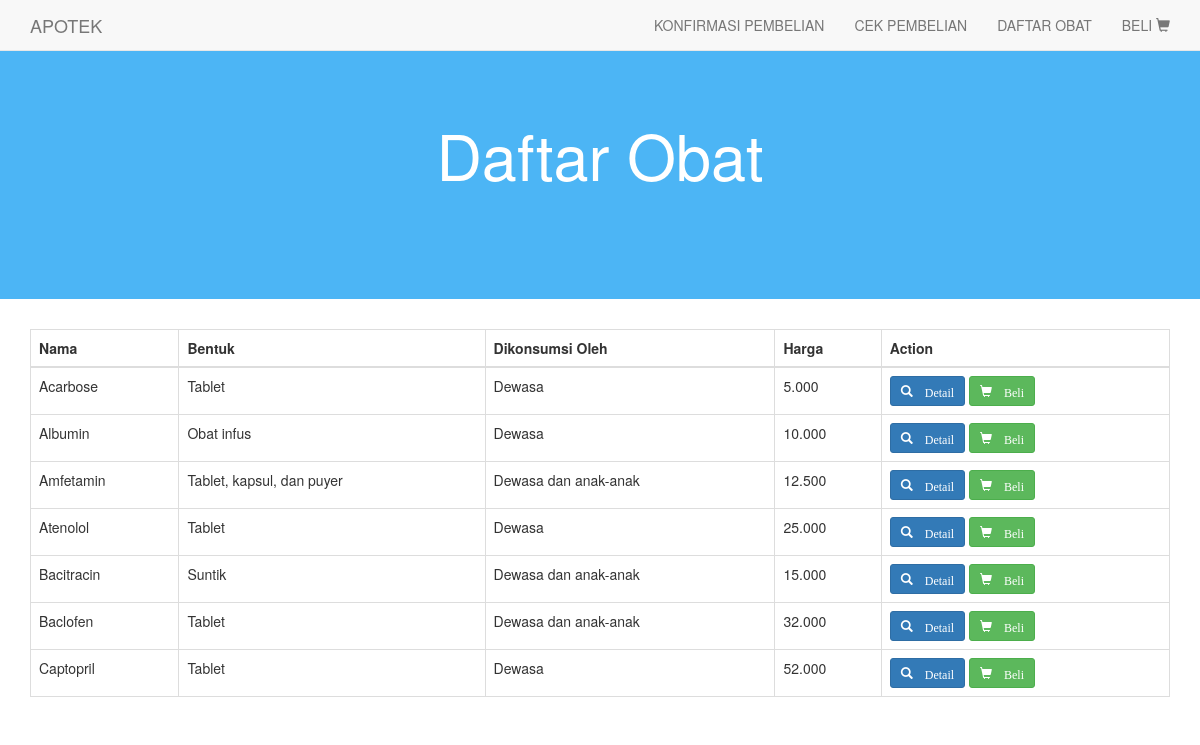
The page /obat on the database as committed earlier.
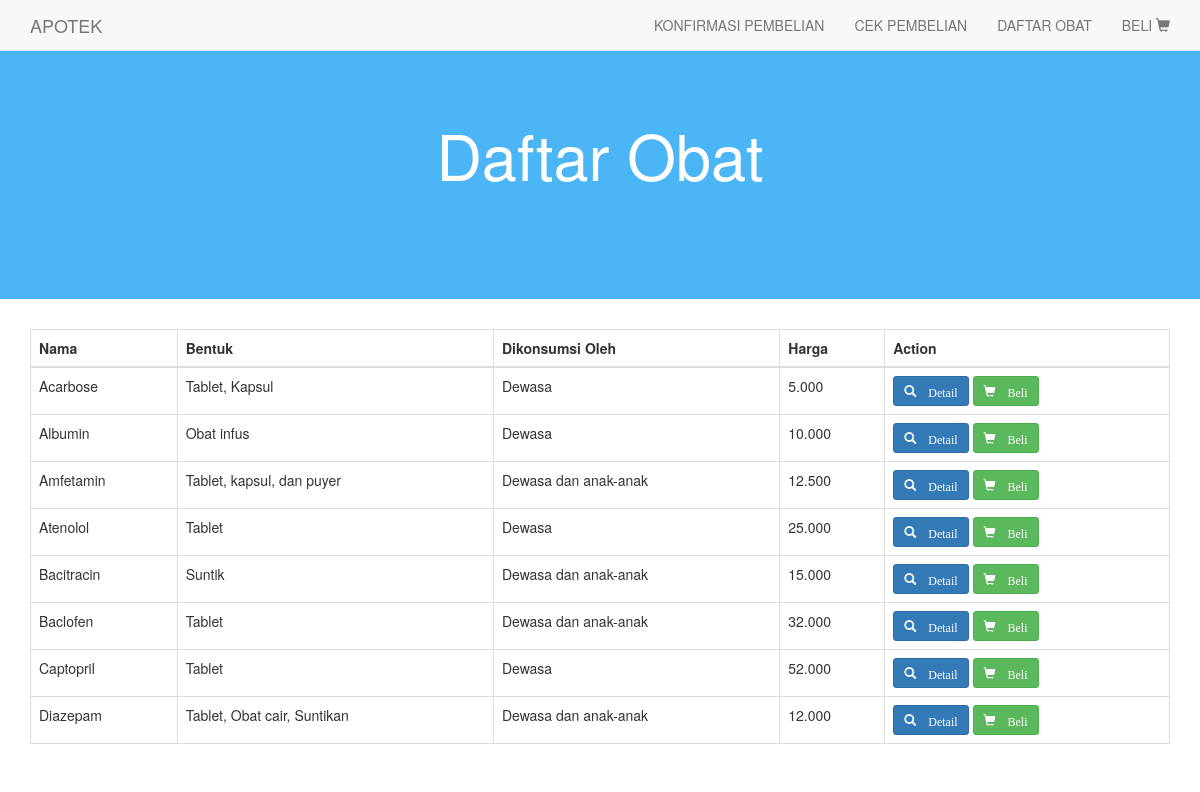
The same page on the database as committed later.
### tables this page shows
CREATE TABLE `obat` (
  `kode_obat` char(5) NOT NULL,
  `nama` varchar(100) NOT NULL,
  `bentuk` varchar(100) NOT NULL,
  `konsumen` varchar(100) NOT NULL,
  `manfaat` varchar(200) NOT NULL,
  `harga` float NOT NULL
);

### application/controllers/Home.php (called while the page is built, shortened)
<?php
class Home extends CI_Controller {
  public function __construct(){
    $this->load->model('home_model');
    $this->load->model('keranjang_model');
  }
  public function obat($kode_obat = NULL){
    if($kode_obat == NULL){
      $data['view_name'] = 'daftar_obat';
      $data['obat'] = $this->home_model->getObat();
      $this->load->view('home/index_view', $data);
    }
    else {
      $data['view_name'] = 'detail_obat';
      $data['obat'] = $this->home_model->getObat($kode_obat);
      $this->load->view('home/index_view', $data);
    }
  }
}

### index.php (called while the page is built, shortened)
<?php
require_once BASEPATH.'core/CodeIgniter.php';

### application/models/Home_model.php (called while the page is built, shortened)
<?php
class Home_model extends CI_Model {
  public function getObat($kode_obat = FALSE){
    if($kode_obat == FALSE){
      $query = $this->db->query('SELECT * FROM obat');
      return $query->result();
    }
    $query = $this->db->query("SELECT * FROM obat WHERE kode_obat = '". $kode_obat ."'");
    return $query->row();
  }
}

### application/views/home/daftar_obat.php (the view)
<div class="jumbotron text-center">
  <h1>Daftar Obat</h1>
</div>
<div class="container" style="margin-bottom: 50px;">
  <table class="table table-bordered table-hover">
    <thead>
      <tr>
        <th>Nama</th>
        <th>Bentuk</th>
        <th>Dikonsumsi Oleh</th>
        <th>Harga</th>
        <th>Action</th>
      </tr>
    </thead>
    <tbody>
    <?php foreach($obat as $item): ?>
      <tr>
        <td><?= $item->nama;?></td>
        <td><?= $item->bentuk;?></td>
        <td><?= $item->konsumen;?></td>
        <td><?= number_format($item->harga, 0, ',', '.');?></td>
        <td>
          <a href="<?= site_url('obat/'.$item->kode_obat);?>" class="btn btn-primary btn-sm"><span class="glyphicon glyphicon-search"> Detail</span></a>
          <a href="<?= site_url('beli/'.$item->kode_obat);?>" class="btn btn-success btn-sm"><span class="glyphicon glyphicon-shopping-cart"> Beli</span></a>
        </td>
      </tr>
    <?php endforeach; ?>
    </tbody>
  </table>
</div>

### application/views/home/index_view.php (shortened to what this page needs)
<!DOCTYPE html>
<html>
<head>
  <link rel="stylesheet" type="text/css" href="<?= base_url();?>assets/css/bootstrap.min.css">
  <link rel="stylesheet" type="text/css" href="<?= base_url();?>assets/css/main.css">
</head>
<body>
<nav class="navbar navbar-default navbar-fixed-top">
  <div class="container">
    <div class="navbar-header">
      <a class="navbar-brand" href="<?= site_url();?>">APOTEK</a>
    </div>
    <div class="collapse navbar-collapse" id="navigasi">
      <ul class="nav navbar-nav navbar-right">
        <li><a href="<?= site_url('konfirmasi');?>">KONFIRMASI PEMBELIAN</a></li>
        <li><a href="<?= site_url('cek');?>">CEK PEMBELIAN</a></li>
        <li><a href="<?= site_url('obat');?>">DAFTAR OBAT</a></li>
        <li><a href="<?= site_url('beli');?>">BELI <span class="glyphicon glyphicon-shopping-cart"></a></li>
      </ul>
    </div>
  </div>
</nav>
<?php $this->load->view('home/'. $view_name); ?>
</body>
</html>

### assets/css/main.css (style rules this page uses)
.jumbotron { background-color: #4cb5f5; color: #fff; padding: 100px 25px; }

Rows that differ between the two databases and show on the page:
changed obat "Acarbose": bentuk "Tablet" → "Tablet, Kapsul"
added obat: nama "Diazepam", bentuk "Tablet, Obat cair, Suntikan", konsumen "Dewasa dan anak-anak", harga "12.000"
